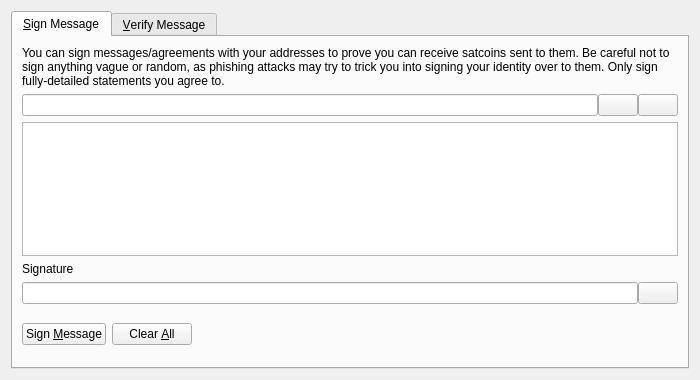
<?xml version="1.0" encoding="UTF-8"?>
<ui version="4.0">
 <class>SignVerifyMessageDialog</class>
 <widget class="QDialog" name="SignVerifyMessageDialog">
  <property name="geometry">
   <rect>
    <x>0</x>
    <y>0</y>
    <width>700</width>
    <height>380</height>
   </rect>
  </property>
  <property name="windowTitle">
   <string>Signatures - Sign / Verify a Message</string>
  </property>
  <property name="modal">
   <bool>true</bool>
  </property>
  <layout class="QVBoxLayout" name="verticalLayout">
   <item>
    <widget class="QTabWidget" name="tabWidget">
     <property name="currentIndex">
      <number>0</number>
     </property>
     <widget class="QWidget" name="tabSignMessage">
      <attribute name="title">
       <string>&amp;Sign Message</string>
      </attribute>
      <layout class="QVBoxLayout" name="verticalLayout_SM">
       <item>
        <widget class="QLabel" name="infoLabel_SM">
         <property name="text">
          <string>You can sign messages/agreements with your addresses to prove you can receive satcoins sent to them. Be careful not to sign anything vague or random, as phishing attacks may try to trick you into signing your identity over to them. Only sign fully-detailed statements you agree to.</string>
         </property>
         <property name="textFormat">
          <enum>Qt::PlainText</enum>
         </property>
         <property name="wordWrap">
          <bool>true</bool>
         </property>
        </widget>
       </item>
       <item>
        <layout class="QHBoxLayout" name="horizontalLayout_1_SM">
         <property name="spacing">
          <number>0</number>
         </property>
         <item>
          <widget class="QValidatedLineEdit" name="addressIn_SM">
           <property name="toolTip">
            <string>The satcoin address to sign the message with</string>
           </property>
          </widget>
         </item>
         <item>
          <widget class="QPushButton" name="addressBookButton_SM">
           <property name="toolTip">
            <string>Choose previously used address</string>
           </property>
           <property name="text">
            <string/>
           </property>
           <property name="icon">
            <iconset resource="../bitcoin.qrc">
             <normaloff>:/icons/address-book</normaloff>:/icons/address-book</iconset>
           </property>
           <property name="shortcut">
            <string>Alt+A</string>
           </property>
           <property name="autoDefault">
            <bool>false</bool>
           </property>
          </widget>
         </item>
         <item>
          <widget class="QPushButton" name="pasteButton_SM">
           <property name="toolTip">
            <string>Paste address from clipboard</string>
           </property>
           <property name="text">
            <string/>
           </property>
           <property name="icon">
            <iconset resource="../bitcoin.qrc">
             <normaloff>:/icons/editpaste</normaloff>:/icons/editpaste</iconset>
           </property>
           <property name="shortcut">
            <string>Alt+P</string>
           </property>
           <property name="autoDefault">
            <bool>false</bool>
           </property>
          </widget>
         </item>
        </layout>
       </item>
       <item>
        <widget class="QPlainTextEdit" name="messageIn_SM">
         <property name="toolTip">
          <string>Enter the message you want to sign here</string>
         </property>
        </widget>
       </item>
       <item>
        <widget class="QLabel" name="signatureLabel_SM">
         <property name="text">
          <string>Signature</string>
         </property>
         <property name="textFormat">
          <enum>Qt::PlainText</enum>
         </property>
        </widget>
       </item>
       <item>
        <layout class="QHBoxLayout" name="horizontalLayout_2_SM">
         <property name="spacing">
          <number>0</number>
         </property>
         <item>
          <widget class="QLineEdit" name="signatureOut_SM">
           <property name="font">
            <font>
             <italic>true</italic>
            </font>
           </property>
           <property name="readOnly">
            <bool>true</bool>
           </property>
          </widget>
         </item>
         <item>
          <widget class="QPushButton" name="copySignatureButton_SM">
           <property name="toolTip">
            <string>Copy the current signature to the system clipboard</string>
           </property>
           <property name="text">
            <string/>
           </property>
           <property name="icon">
            <iconset resource="../bitcoin.qrc">
             <normaloff>:/icons/editcopy</normaloff>:/icons/editcopy</iconset>
           </property>
           <property name="autoDefault">
            <bool>false</bool>
           </property>
          </widget>
         </item>
        </layout>
       </item>
       <item>
        <layout class="QHBoxLayout" name="horizontalLayout_3_SM">
         <item>
          <widget class="QPushButton" name="signMessageButton_SM">
           <property name="toolTip">
            <string>Sign the message to prove you own this satcoin address</string>
           </property>
           <property name="text">
            <string>Sign &amp;Message</string>
           </property>
           <property name="icon">
            <iconset resource="../bitcoin.qrc">
             <normaloff>:/icons/edit</normaloff>:/icons/edit</iconset>
           </property>
           <property name="autoDefault">
            <bool>false</bool>
           </property>
          </widget>
         </item>
         <item>
          <widget class="QPushButton" name="clearButton_SM">
           <property name="toolTip">
            <string>Reset all sign message fields</string>
           </property>
           <property name="text">
            <string>Clear &amp;All</string>
           </property>
           <property name="icon">
            <iconset resource="../bitcoin.qrc">
             <normaloff>:/icons/remove</normaloff>:/icons/remove</iconset>
           </property>
           <property name="autoDefault">
            <bool>false</bool>
           </property>
          </widget>
         </item>
         <item>
          <spacer name="horizontalSpacer_1_SM">
           <property name="orientation">
            <enum>Qt::Horizontal</enum>
           </property>
           <property name="sizeHint" stdset="0">
            <size>
             <width>40</width>
             <height>48</height>
            </size>
           </property>
          </spacer>
         </item>
         <item>
          <widget class="QLabel" name="statusLabel_SM">
           <property name="font">
            <font>
             <weight>75</weight>
             <bold>true</bold>
            </font>
           </property>
           <property name="text">
            <string/>
           </property>
           <property name="wordWrap">
            <bool>true</bool>
           </property>
          </widget>
         </item>
         <item>
          <spacer name="horizontalSpacer_2_SM">
           <property name="orientation">
            <enum>Qt::Horizontal</enum>
           </property>
           <property name="sizeHint" stdset="0">
            <size>
             <width>40</width>
             <height>48</height>
            </size>
           </property>
          </spacer>
         </item>
        </layout>
       </item>
      </layout>
     </widget>
     <widget class="QWidget" name="tabVerifyMessage">
      <attribute name="title">
       <string>&amp;Verify Message</string>
      </attribute>
      <layout class="QVBoxLayout" name="verticalLayout_VM">
       <item>
        <widget class="QLabel" name="infoLabel_VM">
         <property name="text">
          <string>Enter the receiver's address, message (ensure you copy line breaks, spaces, tabs, etc. exactly) and signature below to verify the message. Be careful not to read more into the signature than what is in the signed message itself, to avoid being tricked by a man-in-the-middle attack. Note that this only proves the signing party receives with the address, it cannot prove sendership of any transaction!</string>
         </property>
         <property name="textFormat">
          <enum>Qt::PlainText</enum>
         </property>
         <property name="alignment">
          <set>Qt::AlignLeading|Qt::AlignLeft|Qt::AlignTop</set>
         </property>
         <property name="wordWrap">
          <bool>true</bool>
         </property>
        </widget>
       </item>
       <item>
        <layout class="QHBoxLayout" name="horizontalLayout_1_VM">
         <property name="spacing">
          <number>0</number>
         </property>
         <item>
          <widget class="QValidatedLineEdit" name="addressIn_VM">
           <property name="toolTip">
            <string>The satcoin address the message was signed with</string>
           </property>
          </widget>
         </item>
         <item>
          <widget class="QPushButton" name="addressBookButton_VM">
           <property name="toolTip">
            <string>Choose previously used address</string>
           </property>
           <property name="text">
            <string/>
           </property>
           <property name="icon">
            <iconset resource="../bitcoin.qrc">
             <normaloff>:/icons/address-book</normaloff>:/icons/address-book</iconset>
           </property>
           <property name="shortcut">
            <string>Alt+A</string>
           </property>
           <property name="autoDefault">
            <bool>false</bool>
           </property>
          </widget>
         </item>
        </layout>
       </item>
       <item>
        <widget class="QPlainTextEdit" name="messageIn_VM"/>
       </item>
       <item>
        <widget class="QValidatedLineEdit" name="signatureIn_VM"/>
       </item>
       <item>
        <layout class="QHBoxLayout" name="horizontalLayout_2_VM">
         <item>
          <widget class="QPushButton" name="verifyMessageButton_VM">
           <property name="toolTip">
            <string>Verify the message to ensure it was signed with the specified satcoin address</string>
           </property>
           <property name="text">
            <string>Verify &amp;Message</string>
           </property>
           <property name="icon">
            <iconset resource="../bitcoin.qrc">
             <normaloff>:/icons/transaction_0</normaloff>:/icons/transaction_0</iconset>
           </property>
           <property name="autoDefault">
            <bool>false</bool>
           </property>
          </widget>
         </item>
         <item>
          <widget class="QPushButton" name="clearButton_VM">
           <property name="toolTip">
            <string>Reset all verify message fields</string>
           </property>
           <property name="text">
            <string>Clear &amp;All</string>
           </property>
           <property name="icon">
            <iconset resource="../bitcoin.qrc">
             <normaloff>:/icons/remove</normaloff>:/icons/remove</iconset>
           </property>
           <property name="autoDefault">
            <bool>false</bool>
           </property>
          </widget>
         </item>
         <item>
          <spacer name="horizontalSpacer_1_VM">
           <property name="orientation">
            <enum>Qt::Horizontal</enum>
           </property>
           <property name="sizeHint" stdset="0">
            <size>
             <width>40</width>
             <height>48</height>
            </size>
           </property>
          </spacer>
         </item>
         <item>
          <widget class="QLabel" name="statusLabel_VM">
           <property name="font">
            <font>
             <weight>75</weight>
             <bold>true</bold>
            </font>
           </property>
           <property name="text">
            <string/>
           </property>
           <property name="wordWrap">
            <bool>true</bool>
           </property>
          </widget>
         </item>
         <item>
          <spacer name="horizontalSpacer_2_VM">
           <property name="orientation">
            <enum>Qt::Horizontal</enum>
           </property>
           <property name="sizeHint" stdset="0">
            <size>
             <width>40</width>
             <height>48</height>
            </size>
           </property>
          </spacer>
         </item>
        </layout>
       </item>
      </layout>
     </widget>
    </widget>
   </item>
  </layout>
 </widget>
 <customwidgets>
  <customwidget>
   <class>QValidatedLineEdit</class>
   <extends>QLineEdit</extends>
   <header>qvalidatedlineedit.h</header>
  </customwidget>
 </customwidgets>
 <resources>
  <include location="../bitcoin.qrc"/>
 </resources>
 <connections/>
</ui>
